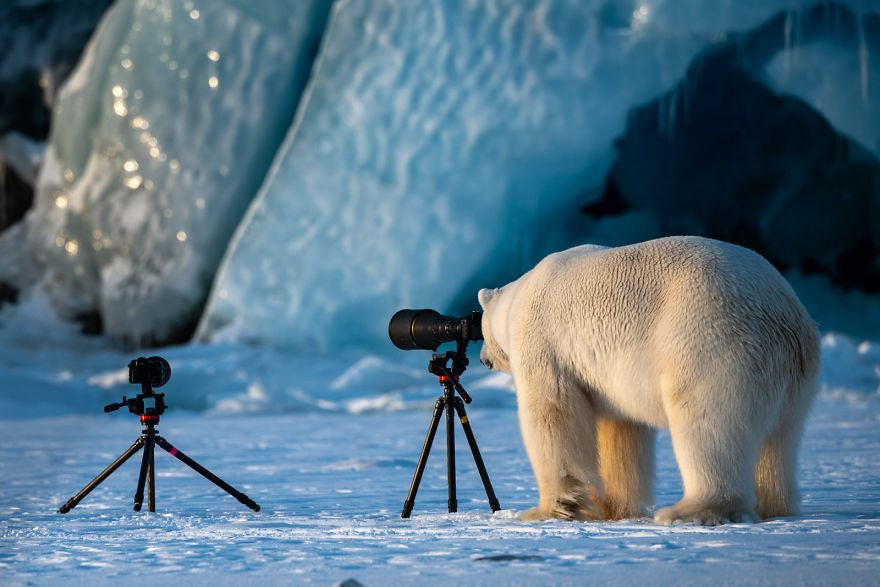
#> input picture t0/files/polarbear.jpg, 880 x 587 px
$ python mainImage.py
#> lines starting #> are read from the running program, lines starting #| are printed output that depends on the picture; after the words box and inside, x2 and y2 are one past the last pixel; in counts of white or black regions, pixels touching at a corner belong together
#> in main, img is the input picture: shape (587, 880, 3); mean R, G, B 90.3, 117.6, 134.3
import matplotlib.image as mpimg
import matplotlib.pyplot as plt
import numpy as np

def enhanceColor(image:np.ndarray, factor:float, canal:int):

#> called with factor = 2, canal = 2
	new_img = image.astype(np.float32)

	new_img[:,:,canal] = new_img[:,:,canal]*factor
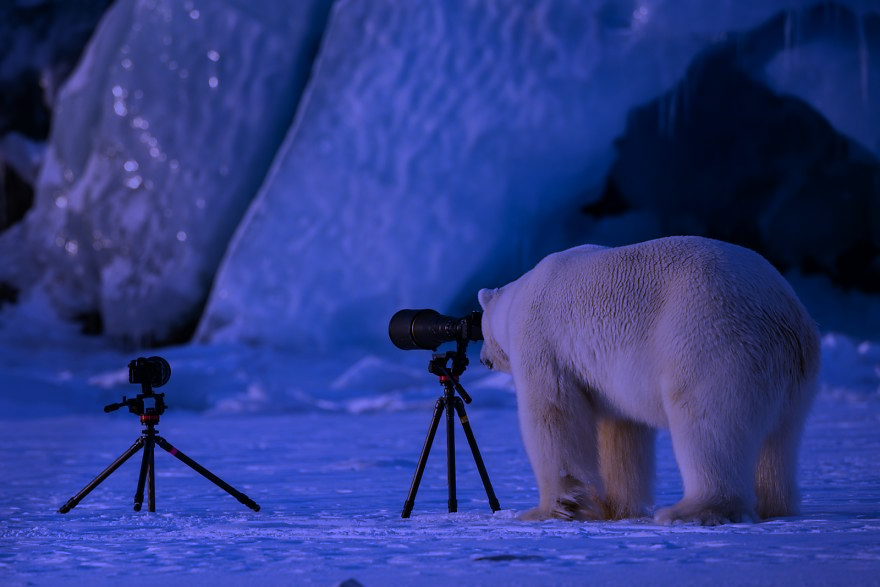
#> new_img: shape (587, 880, 3) float32; mean R, G, B 90.3, 117.6, 268.6; drawn with min black and max white
	new_img = new_img.astype(np.int32)

	return np.clip(new_img, 0, 255)
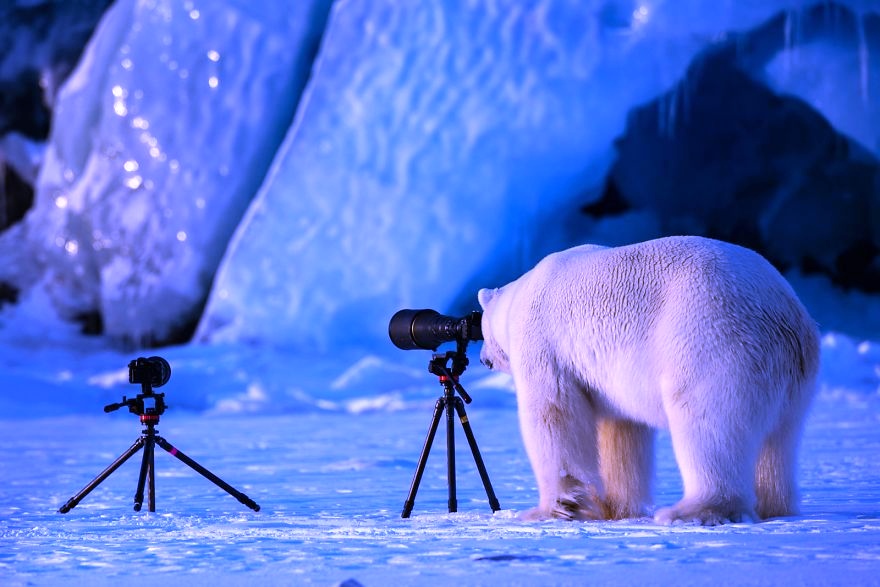
#> returned value: shape (587, 880, 3) int32; mean of channels 0, 1, 2 90.3, 117.6, 215; drawn as R, G, B

def imagemMosaico(img:np.ndarray, w:int):
	new_img = np.zeros(img.shape, np.int32)

	d = w//2

	for i in range(d, len(img), w):
		for j in range(d, len(img[0]), w):
			new_img[i-d:i+d+1, j-d:j+d+1] = img[i,j]

	return np.clip(new_img, 0, 255)

def color2gray(imgB:np.ndarray):
	new_img = np.zeros(imgB.shape[:-1], dtype=np.int32)

	height, width = new_img.shape
#> height = 587; width = 880

	for i in range(height):
		for j in range(width):
			r, g, b = imgB[i,j]
			new_img[i][j] = 0.2978*r + 0.5870*g + 0.1140*b
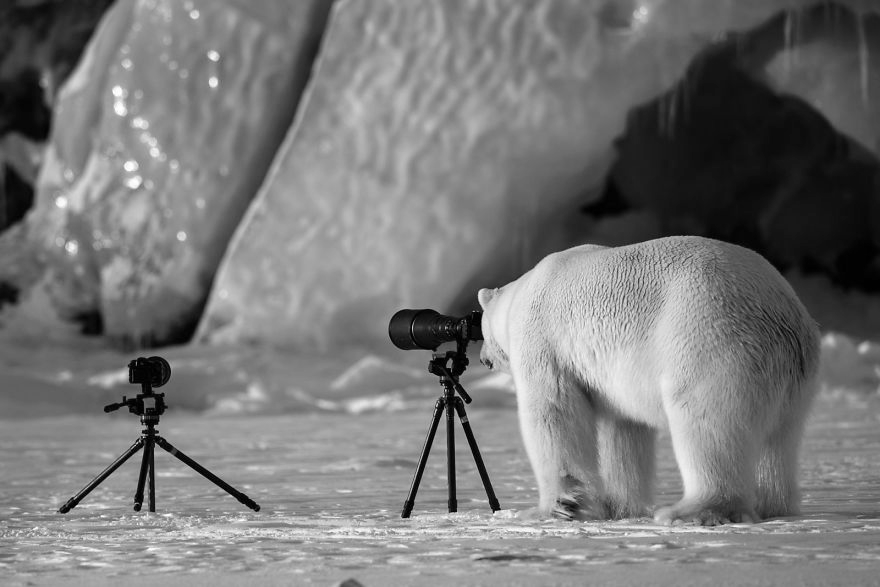
#> new_img: shape (587, 880) int32; min 0, max 254, mean 119.9

	return np.clip(new_img, 0, 255)

def imagemBin(imgG:np.ndarray, limiar:int):
#> called with limiar = 85
	imgG[imgG>limiar] = 255
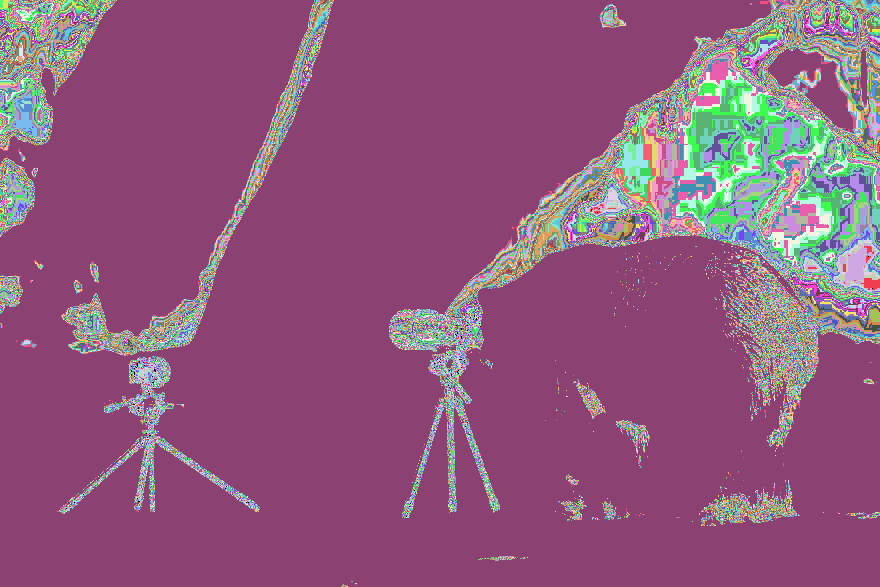
#> imgG: shape (587, 880) int32; 87 distinct labels, from 0 to 255; one colour per label, 0 black
	imgG[imgG<=limiar] = 0
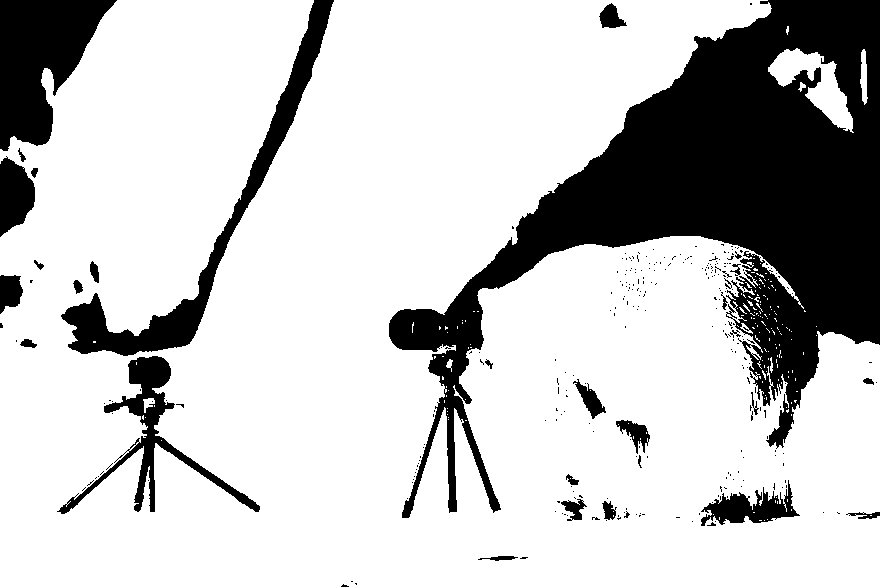
#> imgG: shape (587, 880) int32; 77.4% white; 298 black regions (268 under 20 px), largest, box (x1, y1, x2, y2) and area: (389, 0, 880, 518) 83784, (0, 0, 117, 151) 10370, (61, 0, 334, 356) 9794

	return imgG

def imagemCont(imgBin:np.ndarray):
	new_img = np.zeros(imgBin.shape, dtype=np.int32)

	height, width = imgBin.shape
#> height = 587; width = 880

	for i in range(height):
		for j in range(width):
			cur = imgBin[i][j]

			new_img[i][j] = not (
				(i-1 >= 0     and cur == imgBin[i-1,j]) and \
				(i+1 < height and cur == imgBin[i+1,j]) and \
				(j-1 >= 0     and cur == imgBin[i,j-1]) and \
				(j+1 < width  and cur == imgBin[i,j+1])
			)
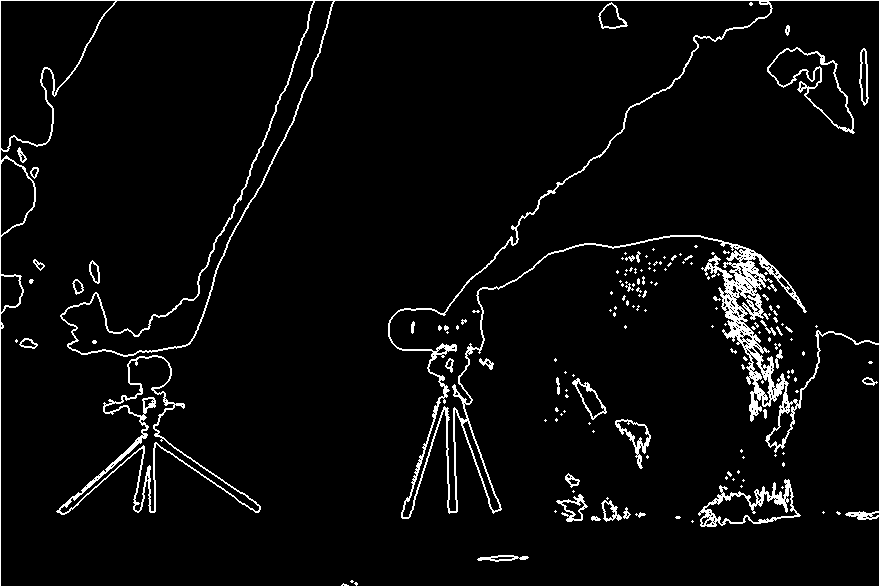
#> new_img: shape (587, 880) int32; values 0 (black) and 1 (white), 4.5% white in thin lines or dots

	return new_img


def main():
	file_name = './files/polarbear.jpg'

	img = mpimg.imread(file_name)

	# exe 3
	plt.imshow(img)
	plt.axis('off')
	# plt.show()

	# exe 4
	enhanced_img = enhanceColor(img, 2, 2)
	plt.imshow(enhanced_img)
	plt.axis('off')
	# plt.show()

	# # exe 5
	# mosaico_img = imagemMosaico(img, 12)
	# plt.imshow(mosaico_img)
	# plt.axis('off')
	# # plt.show()

	# exe 6
	gray_img = color2gray(enhanced_img)
	plt.imshow(gray_img, cmap='gray')
	plt.axis('off')
	# plt.show()

	# exe 7
	bin_img = imagemBin(gray_img, 85)
	plt.imshow(bin_img, cmap='gray')
	plt.axis('off')
	# plt.show()

	# exe 8
	cont_img = imagemCont(bin_img)
	plt.imshow(cont_img, cmap='gray')
	plt.axis('off')
	plt.show()
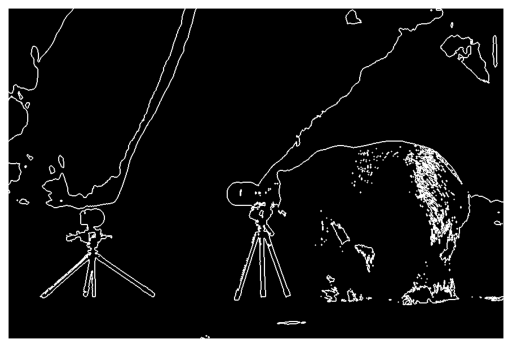
#> figure drawn by matplotlib, 1 panel

	# exe 9
	plt.imsave('./ola.bmp', img, cmap='gray')


if __name__ == '__main__':
	main()
